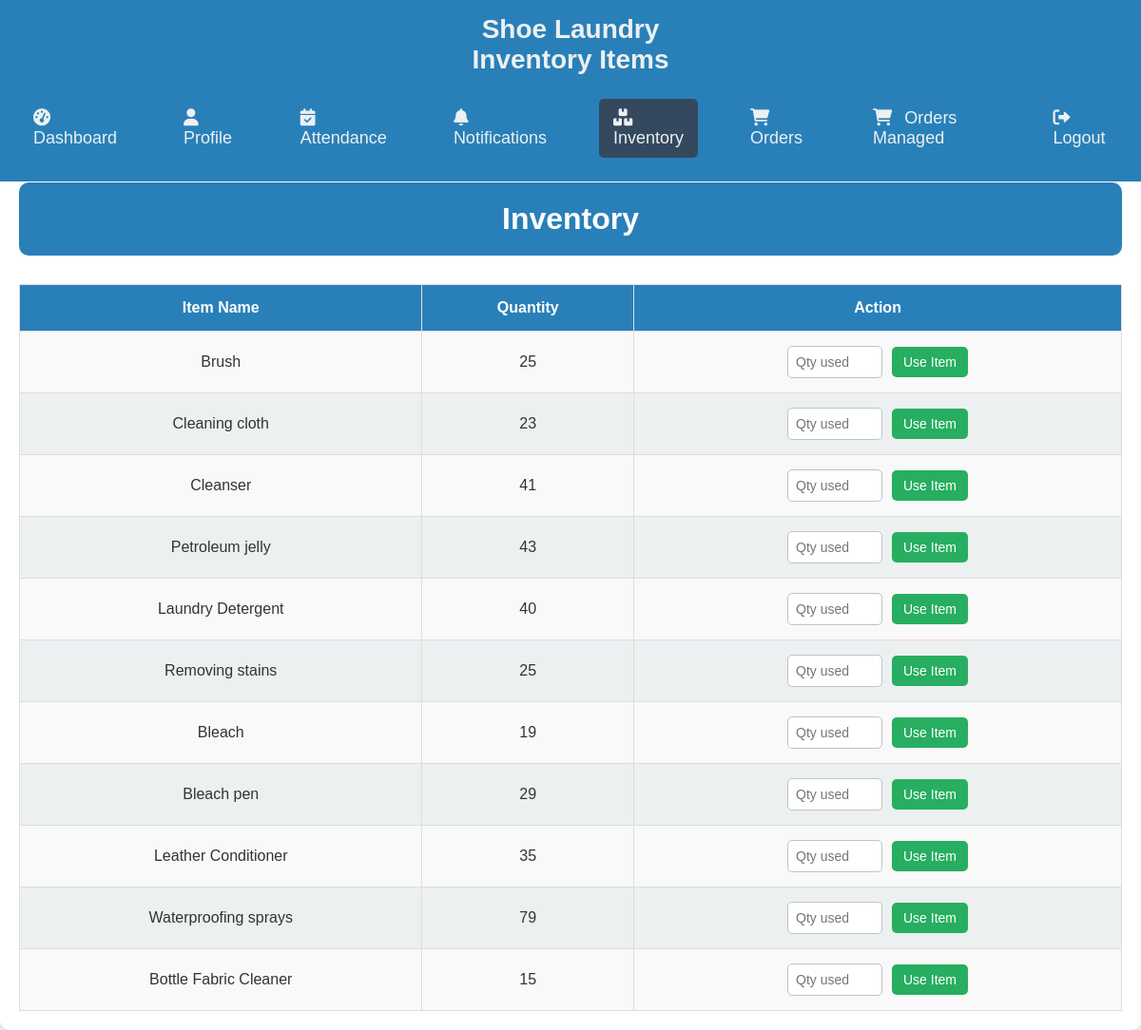
The page /inventory.php on the database its author committed.
### tables this page shows
CREATE TABLE `inventory` (
  `item_id` int(11) NOT NULL,
  `item_name` varchar(255) NOT NULL,
  `item_description` text NOT NULL,
  `price` decimal(10,2) NOT NULL,
  `stock` int(11) NOT NULL,
  `reorder_level` int(11) NOT NULL,
  `supplier_name` varchar(255) NOT NULL,
  `last_restock_date` date NOT NULL,
  `created_at` timestamp NOT NULL DEFAULT current_timestamp() ON UPDATE current_timestamp(),
  `updated_at` timestamp NOT NULL DEFAULT current_timestamp(),
  `employee_id` int(11) NOT NULL
);

### inventory.php (the view, shortened to what this page needs)
<?php
include('db.php');
$query = "SELECT * FROM inventory";
$result = mysqli_query($conn, $query);
?>
<!DOCTYPE html>
<html lang="en">
<head>
    <link rel="stylesheet" href="https://cdnjs.cloudflare.com/ajax/libs/font-awesome/6.0.0-beta3/css/all.min.css">
    <link rel="stylesheet" href="inven.css">
</head>
<body>
<div class="notification-container">
        <div class="topbar">
        <h2>Shoe Laundry</h2>
            <h2>Inventory Items</h2>
            <ul>
            <li><a href="dash.php" ><i class="fas fa-tachometer-alt"></i> Dashboard</a></li>
        <li><a href="emm.php"><i class="fas fa-user"></i> Profile</a></li>
        <li><a href="attendance.php"><i class="fas fa-calendar-check"></i> Attendance</a></li>
        <li><a href="notification.php"><i class="fas fa-bell"></i> Notifications</a></li>
        <li><a href="inventory.php" class="active"><i class="fas fa-boxes"></i> Inventory</a></li>
        <li><a href="orders.php"><i class="fas fa-shopping-cart"></i> Orders</a></li>
        <li><a href="or.php" ><i class="fas fa-shopping-cart"></i> Orders Managed</a></li>
        <li><a href="logout.php"><i class="fas fa-sign-out-alt"></i> Logout</a></li>
            </ul>
        </div>
<h2>Inventory List</h2>
<div class="main-content">
<header>
        <h1>Inventory</h1>
    </header>
<table border="1">
    <tr>
        <th>Item Name</th>
        <th>Quantity</th>
        <th>Action</th>
    </tr>
    <?php
    while($row = mysqli_fetch_assoc($result)) {
        echo "<tr>";
        echo "<td>" . $row['item_name'] . "</td>";
        echo "<td>" . $row['stock'] . "</td>";
        echo "<td>
                <form method='POST' action='use_item.php'>
                    <input type='hidden' name='item_id' value='" . $row['item_id'] . "'>
                    <input type='number' name='used_quantity' min='1' max='" . $row['stock'] . "' placeholder='Qty used' required>
                    <button type='submit'>Use Item</button>
                </form>
              </td>";
        echo "</tr>";
    }
    ?>
</table>
</div>
</body>
</html>

### inven.css (style rules this page uses)
* { margin: 0; padding: 0; box-sizing: border-box; font-family: 'Arial', sans-serif; }
body { background-color: #f0f4f7; display: flex; flex-direction: column; min-height: 100vh; color: #333; }
.topbar { width: 100%; background-color:#2980b9; padding: 15px 0; position: fixed; top: 0; left: 0; z-index: 100; }
.topbar h2 { color: #ecf0f1; text-align: center; margin: 0; }
.topbar ul { list-style-type: none; display: flex; justify-content: center; margin-top: 15px; }
.topbar ul li { padding: 10px 20px; }
.topbar ul li a { color: #ecf0f1; text-decoration: none; font-size: 18px; padding: 10px 15px; display: block; transition: background-color 0.3s ease; }
.topbar ul li a:hover, .topbar ul li a.active { background-color: #34495e; border-radius: 5px; }
.topbar ul li a i { margin-right: 8px; }
h2 { text-align: center; margin: 20px 0; font-size: 28px; color: #2c3e50; }
.main-content { margin-top: 120px; padding: 20px; background-color: #ffffff; box-shadow: 0 4px 10px rgba(0, 0, 0, 0.1); border-radius: 10px; flex-grow: 1; width: 100%; margin-left: auto; margin-right: auto; }
header { background-color: #2980b9; color: #fff; padding: 20px; border-radius: 10px; margin-bottom: 20px; text-align: center; }
table { width: 100%; border-collapse: collapse; margin-top: 30px; }
table th, table td { padding: 15px; text-align: center; border: 1px solid #ddd; }
table th { background-color: #2980b9; color: white; font-weight: bold; }
table td { background-color: #ecf0f1; }
table tr:nth-child(even) td { background-color: #f9f9f9; }
form { display: flex; align-items: center; justify-content: center; }
form input[type="number"] { width: 100px; padding: 8px; margin-right: 10px; border: 1px solid #bdc3c7; border-radius: 5px; font-size: 14px; }
form button { background-color: #27ae60; color: white; padding: 8px 12px; border: none; border-radius: 5px; cursor: pointer; font-size: 14px; transition: background-color 0.3s ease; }

### rows shown on the page
inventory: item_name "Brush", stock "25"
inventory: item_name "Cleaning cloth", stock "23"
inventory: item_name "Cleanser", stock "41"
inventory: item_name "Petroleum jelly", stock "43"
inventory: item_name "Laundry Detergent", stock "40"
inventory: item_name "Removing stains", stock "25"
inventory: item_name "Bleach", stock "19"
inventory: item_name "Bleach pen", stock "29"
inventory: item_name "Leather Conditioner", stock "35"
inventory: item_name "Waterproofing sprays", stock "79"
inventory: item_name "Bottle Fabric Cleaner", stock "15"
